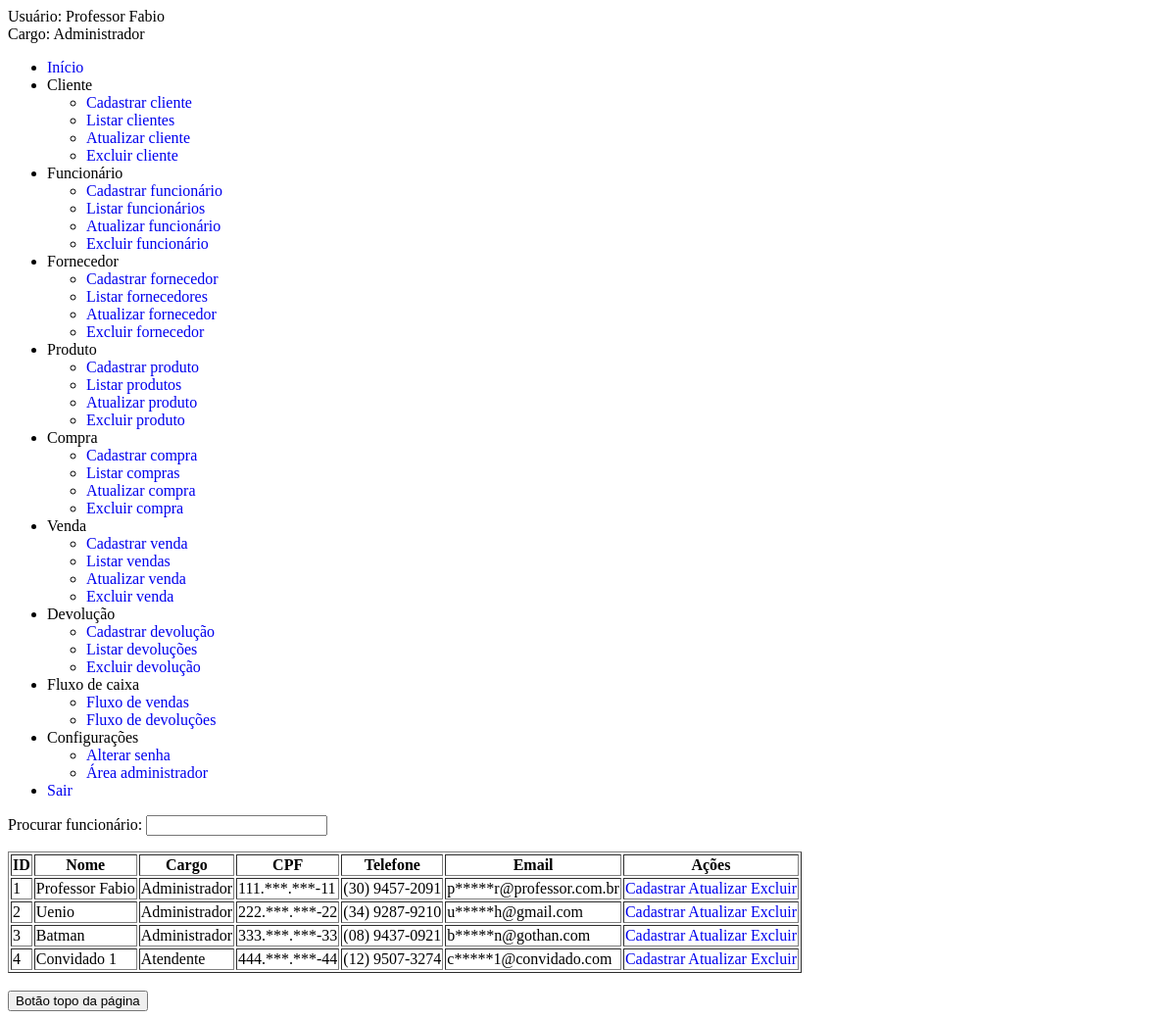
The page /form_crud/form_select_funcionario.php (signed in) on the database its author committed.
### tables this page shows
CREATE TABLE `funcionario` (
  `cd_funcionario` int(11) NOT NULL,
  `nome` varchar(50) NOT NULL,
  `cargo` varchar(30) NOT NULL,
  `cpf` char(14) NOT NULL,
  `telefone` char(14) NOT NULL,
  `email` varchar(50) NOT NULL,
  `senha` varchar(255) NOT NULL
);

### form_crud/form_select_funcionario.php (the view, shortened to what this page needs)
<?php
	require_once '../conexao/conexao.php';
	if((isset($_SESSION['id_usuario'])) && (!empty($_SESSION['id_usuario']))){
		echo "Usuário: " . $_SESSION['nome_usuario'] . "<br/> ";
		echo "Cargo: " . $_SESSION['cargo_usuario'];
	} else {
		echo "<script> alert('Ação inválida, entre no sistema da maneira correta.'); location.href='/web/index.php' </script>";
		die;
	}
?>
<!DOCTYPE html>
<html lang="pt-br">
<head>
	<link rel="stylesheet" href="/web/css/css.css">
</head>
<body>
	<?php
		try {
			$selecao = "SELECT * FROM funcionario";
			$seleciona_dados = $conexao->prepare($selecao);
			$seleciona_dados->execute();
			$linhas = $seleciona_dados->fetchAll(PDO::FETCH_ASSOC);
		} catch (PDOException $falha_selecao) {
			echo "A listagem de dados não foi feita".$falha_selecao->getMessage();
			die;
		} catch (Exception $falha) {
			echo "Erro não característico do PDO".$falha->getMessage();
			die;
		}
	?>
	<nav id="menu">
		<ul>
			<li> <a href="/web/inicio.php" title="Início"> Início </a> </li>
			<li class="submenu"> <a> Cliente </a>
				<ul>
					<li><a href="/web/form_crud/form_insert_cliente.php/#cad_cli" title="Cadastrar cliente"> Cadastrar cliente </a></li>
					<li><a href="/web/form_crud/form_select_cliente.php/#nome" title="Listar clientes"> Listar clientes </a></li>
					<li><a href="/web/form_crud/form_update_cliente.php/#atu_cli" title="Atualizar cliente"> Atualizar cliente </a></li>
					<li><a href="/web/form_crud/form_delete_cliente.php/#exc_cli" title="Excluir cliente"> Excluir cliente </a></li>
				</ul>
			</li>
			<li class="submenu"> <a> Funcionário </a>
				<ul>
					<li><a href="/web/form_crud/form_insert_funcionario.php/#cad_func" title="Cadastrar funcionário"> Cadastrar funcionário </a></li>
					<li><a href="/web/form_crud/form_select_funcionario.php/#nome" title="Listar funcionários"> Listar funcionários </a></li>
					<li><a href="/web/form_crud/form_update_funcionario.php/#atu_func" title="Atualizar funcionário"> Atualizar funcionário </a></li>
					<li><a href="/web/form_crud/form_delete_funcionario.php/#exc_func" title="Excluir funcionário"> Excluir funcionário </a></li>
				</ul>
			</li>
			<li class="submenu"> <a> Fornecedor </a>
				<ul>
					<li> <a href="/web/form_crud/form_insert_fornecedor.php/#cad_forn" title="Cadastrar fornecedor"> Cadastrar fornecedor </a></li>
					<li> <a href="/web/form_crud/form_select_fornecedor.php/#nome" title="Listar fornecedores"> Listar fornecedores </a></li>
					<li> <a href="/web/form_crud/form_update_fornecedor.php/#atu_forn" title="Atualizar fornecedor"> Atualizar fornecedor </a></li>
					<li> <a href="/web/form_crud/form_delete_fornecedor.php/#exc_forn" title="Excluir fornecedor"> Excluir fornecedor </a></li>
				</ul>
			</li>
			<li class="submenu"> <a> Produto </a>
				<ul>
					<li> <a href="/web/form_crud/form_insert_produto.php/#cad_pro" title="Cadastrar produto"> Cadastrar produto </a> </li>
					<li> <a href="/web/form_crud/form_select_produto.php/#nome" title="Listar produtos"> Listar produtos </a> </li>
					<li> <a href="/web/form_crud/form_update_produto.php/#atu_pro" title="Atualizar produto"> Atualizar produto </a> </li>
					<li> <a href="/web/form_crud/form_delete_produto.php/#exc_pro" title="Excluir produto"> Excluir produto </a> </li>
				</ul>
			</li>
			<li class="submenu"> <a> Compra </a>
				<ul>
					<li> <a href="/web/form_crud/form_insert_compra.php/#cad_com" title="Cadastrar compra"> Cadastrar compra </a> </li>
					<li> <a href="/web/form_crud/form_select_compra.php/#nome" title="Listar compras"> Listar compras </a> </li>
					<li> <a href="/web/form_crud/form_update_compra.php/#atu_com" title="Atualizar compra"> Atualizar compra </a> </li>
					<li> <a href="/web/form_crud/form_delete_compra.php/#exc_com" title="Excluir compra"> Excluir compra </a> </li>
				</ul>
			</li>
			<li class="submenu"> <a> Venda </a>
				<ul>
					<li> <a href="/web/form_crud/form_insert_venda.php/#cad_ven" title="Cadastrar venda"> Cadastrar venda </a> </li>
					<li> <a href="/web/form_crud/form_select_venda.php/#nome" title="Listar vendas"> Listar vendas </a> </li>
					<li> <a href="/web/form_crud/form_update_venda.php/#atu_ven" title="Atualizar venda"> Atualizar venda </a> </li>
					<li> <a href="/web/form_crud/form_delete_venda.php/#exc_ven" title="Excluir venda"> Excluir venda </a> </li>
				</ul>
			</li>
			<li class="submenu"> <a> Devolução </a>
				<ul>
					<li> <a href="/web/form_crud/form_insert_devolucao.php/#cad_dev" title="Cadastrar devolução"> Cadastrar devolução </a> </li>
					<li> <a href="/web/form_crud/form_select_devolucao.php/#nome" title="Listar devoluções"> Listar devoluções </a> </li>
					<li> <a href="/web/form_crud/form_delete_devolucao.php/#exc_dev" title="Excluir devolução"> Excluir devolução </a> </li>
				</ul>
			</li>
			<li class="submenu"> <a> Fluxo de caixa </a>
				<ul>
					<li> <a href="/web/form_crud/caixa_venda.php/#fluxo_ven" title="Fluxo de vendas"> Fluxo de vendas </a> </li>
					<li> <a href="/web/form_crud/caixa_devolucao.php/#fluxo_dev" title="Fluxo de devoluções"> Fluxo de devoluções </a> </li>
				</ul>
			</li>
			<li class="submenu"> <a> Configurações </a>
				<ul>
					<li> <a href="/web/form_crud/form_update_senha.php/#alt_senha" title="Alterar senha"> Alterar senha </a> </li>
					<li> <a href="/web/form_crud/form_area_adm.php/#area_adm" title="Área administrador"> Área administrador </a> </li>
				</ul>
			</li>
			<li> <a href="/web/logout.php" title="Sair do sistema"> Sair </a> </li>
		</ul>
	</nav>
	<p> Procurar funcionário: <input id="nome" title="Campo para procurar determinado funcionário"/></p>
	<table id="lista" border="1">
		<tr>
			<th title="ID"> ID </th>
			<th title="Nome"> Nome </th>
			<th title="Cargo"> Cargo </th>
			<th title="CPF"> CPF </th>
		    <th title="Telefone"> Telefone </th>
		    <th title="Email"> Email </th>
		    <th title="Ações"> Ações </th>
		</tr>
		<?php
			foreach ($linhas as $exibir_colunas){
				echo '<tr>';
		 		echo '<td title="'.$exibir_colunas['cd_funcionario'].'">'.$exibir_colunas['cd_funcionario'].'</td>';
		 		echo '<td title="'.$exibir_colunas['nome'].'">'.$exibir_colunas['nome'].'</td>';
		 		echo '<td title="'.$exibir_colunas['cargo'].'">'.$exibir_colunas['cargo'].'</td>';
		 		echo '<td title="'.substr_replace($exibir_colunas['cpf'], '***.***', 4, -3).'">'.substr_replace($exibir_colunas['cpf'], '***.***', 4, -3).'</td>';
		 		echo '<td title="'.$exibir_colunas['telefone'].'">'.$exibir_colunas['telefone'].'</td>';
		 		echo '<td title="'.substr_replace($exibir_colunas['email'], '*****', 1, strpos($exibir_colunas['email'], '@')
		 		- 2).'">'.substr_replace($exibir_colunas['email'], '*****', 1, strpos($exibir_colunas['email'], '@') - 2).'</td>';
		 		echo '<td>'."<a href='/web/form_crud/form_insert_funcionario.php/#cad_func' title='Cadastrar funcionário'>Cadastrar</a> ".
		 		"<a href='/web/form_crud/form_update_funcionario.php/#atu_func' title='Atualizar funcionário'>Atualizar</a> ".
		 		"<a href='/web/form_crud/form_delete_funcionario.php/#exc_func' title='Deletar funcionário'>Excluir</a>".'</td>';
		 		echo '</tr>'; echo '</p>';
			}
		?>
	</table>
	<br/>
	<button href="#" onclick='window.scrollTo({top: 0, behavior: "smooth"})' title="Botão voltar ao topo">Botão topo da página</button>
</body>
</html>

### css/css.css (style rules this page uses)
a { text-decoration: none; }

### rows shown on the page
funcionario: cd_funcionario "1", nome "Professor Fabio", cargo "Administrador", cpf "111.***.***-11", telefone "(30) 9457-2091", email "p*****r@professor.com.br"
funcionario: cd_funcionario "2", nome "Uenio", cargo "Administrador", cpf "222.***.***-22", telefone "(34) 9287-9210", email "u*****h@gmail.com"
funcionario: cd_funcionario "3", nome "Batman", cargo "Administrador", cpf "333.***.***-33", telefone "(08) 9437-0921", email "b*****n@gothan.com"
funcionario: cd_funcionario "4", nome "Convidado 1", cargo "Atendente", cpf "444.***.***-44", telefone "(12) 9507-3274", email "c*****1@convidado.com"

### other values the page prints
$_SESSION['nome_usuario'] "Professor Fabio"
$_SESSION['cargo_usuario'] "Administrador"
